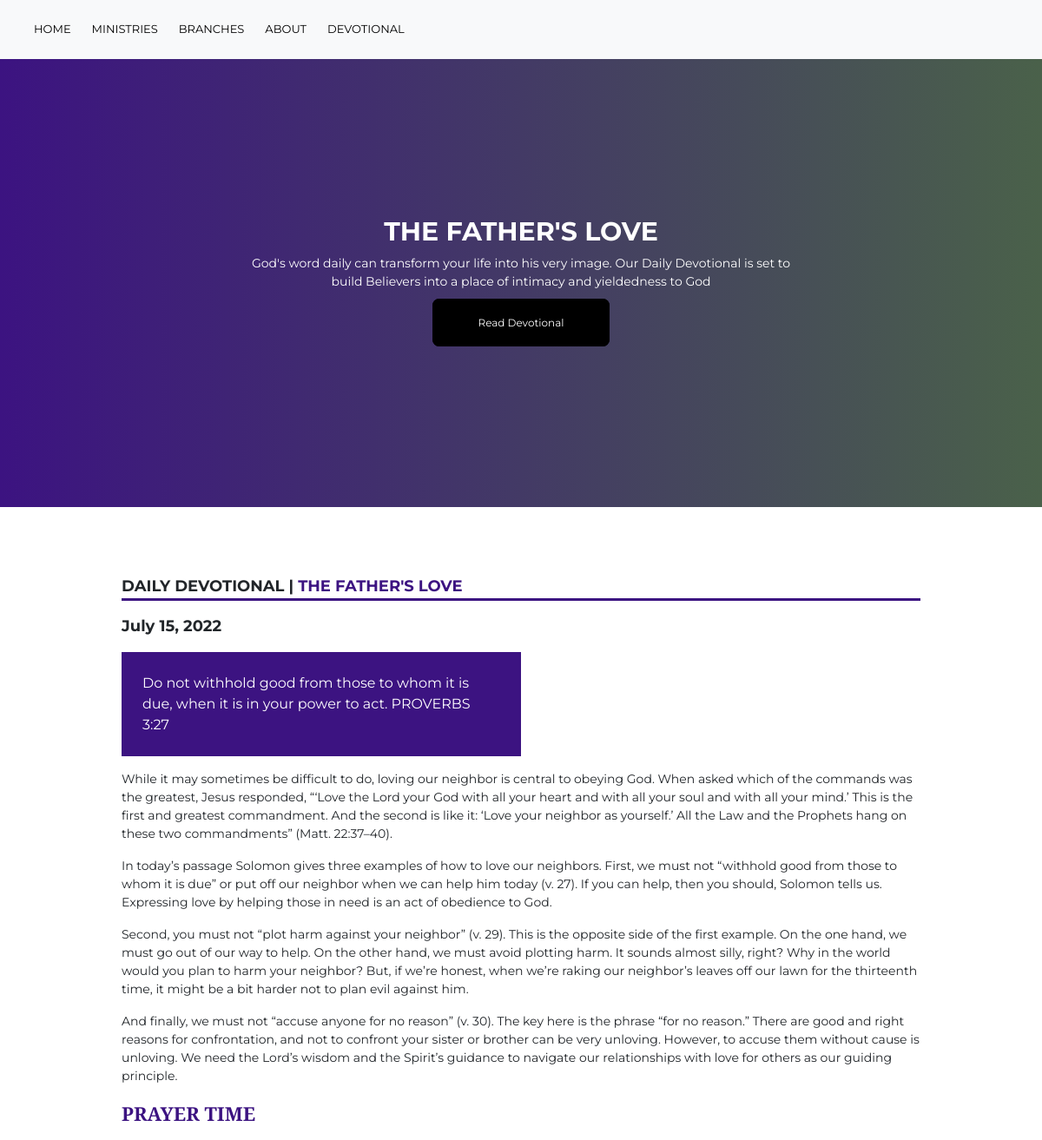
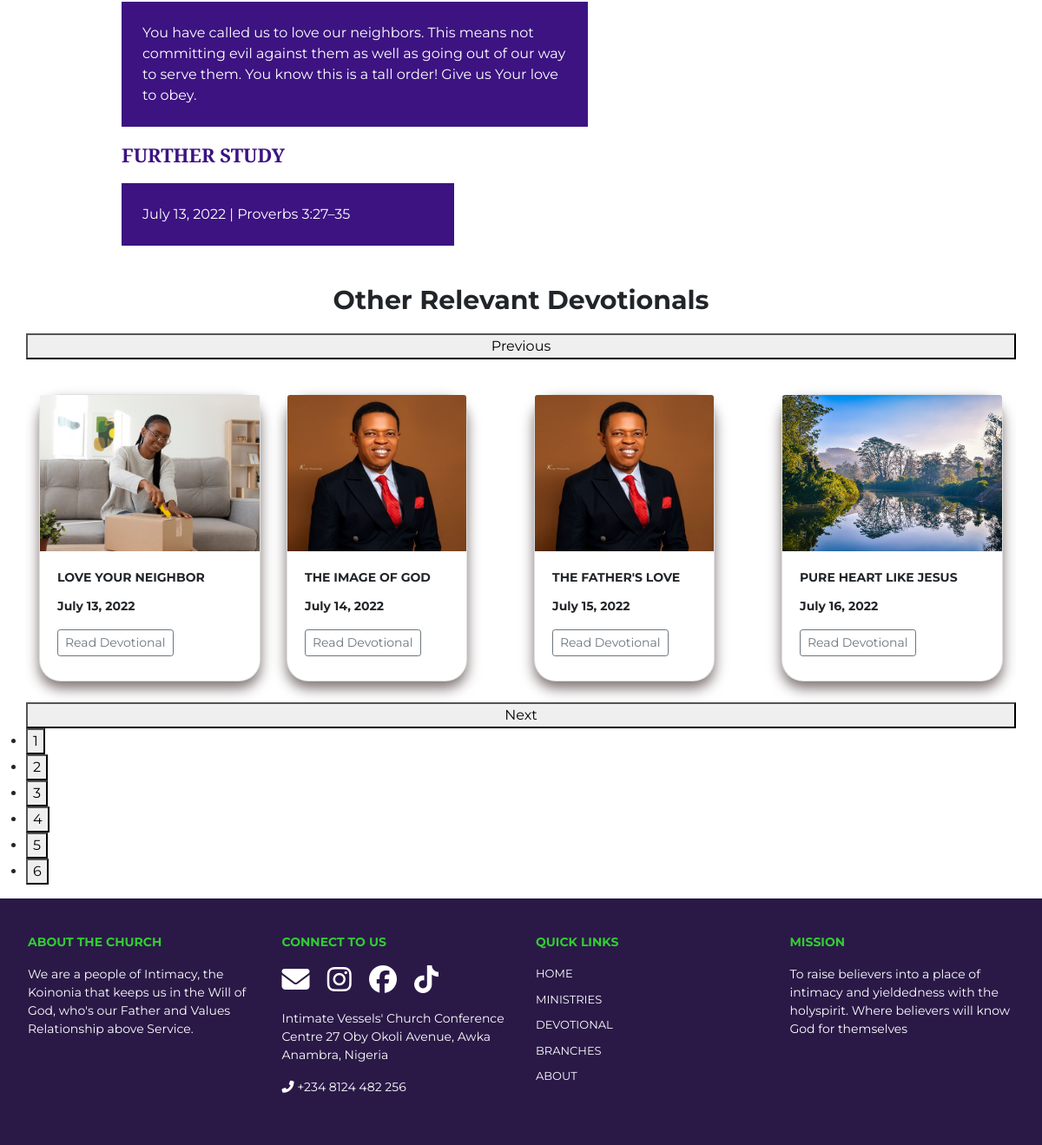
Page /devotional/4/ on the committed database (2 pictures, top to bottom).
### my_app/models.py (models this page shows)
class Devotional(models.Model):
    image = models.ImageField(blank = True, null=True, upload_to='devotional_img')
    title = models.CharField(max_length = 200, blank= True)
    date = models.DateField()
    scripture = models.TextField(max_length = 400, blank= True)
    body = RichTextField(blank=True, null=True)
    prayer = models.TextField(max_length = 500, blank= True)
    further_study = models.TextField(max_length = 1000, blank= True)

### my_app/views.py (the view)
# urls.py: path('devotional/<int:pk>/', my_app_view.devotional_detail, name='devotional_detail'),
def devotional_detail(request, pk):
    all_devotional = Devotional.objects.all()
    devotional = get_object_or_404(Devotional, pk= pk)
    context = {'devotional': devotional, 'all_devotional': all_devotional}
    return render(request, 'my_app/devotional_detail.html', context)

### my_app/templates/my_app/devotional_detail.html (shortened to what this page needs)
{% extends 'my_app/base.html' %}
{% load static %}
{% block main-content %}
<div class="container-fluid gradient-container "  >
    <div class="row m-auto grooming-cont"  >
        <div class="col-12 m-auto" >
            <div class="mt-4 mb-2">
                <h1 class="sub-bold-text m-auto mb-4 white-text text-center" >{{devotional.title.upper}}</h1>
            </div>
            <div class="col-12 col-sm-12 col-md-7 col-lg-7 mt-4 m-auto text-center white-text">
                <p class="m-auto white-text"> God's word daily can transform your life into his very image.
                    Our Daily Devotional is set to build Believers into a place of intimacy and yieldedness to God </p>
            </div>
            <div class="mt-4 text-center">
                <a href="#main-content" class="button-large-dark " >Read Devotional</a>
            </div>
        </div>
    </div>
</div>
<div class="container" id="main-content" style="margin-top: 70px;" >
    <div class="row">
        <div class="col-12 col-sm-12 col-md-10 col-lg-10 m-auto" >
            <p class=" pt-2" style="border-bottom: 3px solid #3c1381; font-weight: bold; font-size: 18px;">
                DAILY DEVOTIONAL | <span style="color: #3c1381;">{{devotional.title}}</span></p>
            <p class="" style="font-size: 18px; font-weight: bold;">{{devotional.date}}</p>
            <div class="p-4 col-12 col-sm-12 col-md-6 col-lg-6 bg-purple mb-3">
                {{devotional.scripture|safe}}
            </div>
            <div >
                {{devotional.body|safe}}
            </div>
            <div>
                <p style="font-weight: bold; font-size: 22px; font-family: 'Playfair Display', serif;" class="purple-color" >PRAYER TIME</p>
                <div class="p-4 col-11 col-sm-11 col-md-7 col-lg-7 bg-purple mb-3">
                    {{devotional.prayer}}
                </div>
                <p style="font-weight: bold; font-size: 22px; font-family: 'Playfair Display', serif;" class="purple-color" >FURTHER STUDY</p>
                <div class="p-4 col-11 col-sm-11 col-md-5 col-lg-5 bg-purple mb-3">
                    {{devotional.further_study}}
                </div>
            </div>
        </div>
    </div>
</div>
<div class="container mt-4" style="">
    <div class="col-12 m-auto text-center">
        <p class="sub-bold-text text-center">Other Relevant Devotionals</p>
    </div>
    <div class="row g-0 slide-div single-item" style=" position: relative !important;">
        {% for devotional in all_devotional %}
        <div class="col-xs-6 col-sm-6 col-md-4 col-lg-3 mt-3 d-flex align-items-stretch" >
            <div class="card mt-4 mb-4" style="width: 100;">
                <div class="card-img-div" style="overflow: hidden; position: relative;">
                    <img class="card-img-top zoom" src="{{ devotional.image.url }}" alt="Card image cap">
                </div>
                <div class="card-body">
                    <p class="card-title post-heading" style="font-weight: bold;">{{devotional.title}}</p>
                    <p class="card-text post-body" style="font-weight: bold;">{{devotional.date}}</p>
                    <div >
                        <a href="#" class="btn btn-sm btn-outline-secondary mb-2 ">Read
                            Devotional</a>
                    </div>
                </div>
             </div>
        </div>
        {% endfor %}
    </div>
</div>
{% endblock main-content %}

### my_app/static/my_app/css/main.css (style rules this page uses)
html { overflow-x: hidden !important; scroll-behavior: smooth; }
body { font-family: 'Montserrat', sans-serif; overflow-x: hidden; scroll-behavior: smooth; padding: 0; margin: 0; background-color:transparent; width: 100%; }
.button-large-dark { width: 200px; height: 50px; background: black; color: white !important; padding: 18px 50px; border-radius: 8px 8px 8px 8px; border: 2px solid black; font-size: 12px; }
.sub-bold-text { font-size: 30px; font-weight: bolder; }
.card { border-radius: 25px 25px 25px 25px; box-shadow: 0px 8px 15px rgb(126, 114, 114) !important; }
.post-heading { text-transform: uppercase; }
.bg-purple { background-color: #3c1381; color: white; }
.purple-color { color: #3c1381; }
.white-text { color: white; }
p { font-size: 14px; }
.gradient-container { background-image: linear-gradient(to right , #3c1381, rgb(74, 97, 74)); }
.grooming-cont { height: 70vh; }
.card-img-top { width: 100%; height: 15vw; object-fit: cover; transition: all 1s ease-in-out; }

### rows in the picture
Devotional: title "THE FATHER'S LOVE", date "July 15, 2022", scripture "Do not withhold good from those to whom it is due, when it is in your power to act. PROVERBS 3:27", body "While it may sometimes be difficult to do, loving our neighbor is central to obeying God. When asked which of the commands was the greatest, Jesus responded, “‘Love the Lord your God with all your heart and with all your soul and with all your mind.’ This is the first and greatest commandment. And the second is like it: ‘Love your neighbor as yourself.’ All the Law and the Prophets hang on these two commandments” (Matt. 22:37–40). In today’s passage Solomon gives three examples of how to love our neighbors. First, we must not “withhold good from those to whom it is due” or put off our neighbor when we can help him today (v. 27). If you can help, then you should, Solomon tells us. Expressing…", prayer "You have called us to love our neighbors. This means not committing evil against them as well as going out of our way to serve them. You know this is a tall order! Give us Your love to obey.", further_study "July 13, 2022 | Proverbs 3:27–35", image (picture)
Devotional: image (picture), title "LOVE YOUR NEIGHBOR", date "July 13, 2022"
Devotional: image (picture), title "THE IMAGE OF GOD", date "July 14, 2022"
Devotional: image (picture), title "PURE HEART LIKE JESUS", date "July 16, 2022"
